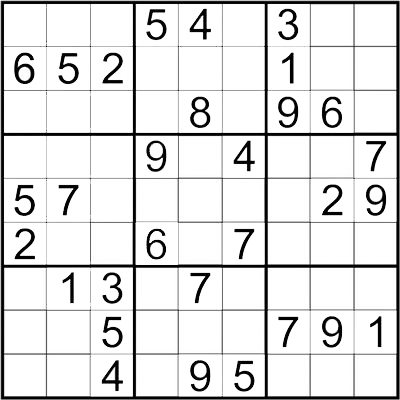
#> input picture 08滤波器/shudu.jpeg, 400 x 400 px
$ python sobel.py   (older library calls are emulated)
#> lines starting #> are read from the running program, lines starting #| are printed output that depends on the picture
"""
高通滤波  ！！！！scale后面的值几乎不用
1.Sobel（索贝尔算子）（高斯）
Sobel(src, ddepth, dx, dy, kszie=3, scale=1, delta=0, borderType=BORDER_DEFAULT)

2.Scharr（沙尔算子）
Scharr(src, ddepth, dx, dy, scale=1, delta=0, borderType=BORDER_DEFAULT)

3.Laplacian(拉普拉斯算子) 可以同时求两个方向的边缘 对噪音敏感，一般先去噪再用拉普拉斯算子
Laplacian(src, ddepth, ksize=1, scale=1, borderType=BORDER_DEFAULT)
"""
import cv2
import numpy as np

img = cv2.imread('shudu.jpeg')
#> img is the input picture: shape (400, 400, 3); min 0, max 255, mean 225.6

# 索贝尔算子y方向边缘
# d1 = cv2.Sobel(img, cv2.CV_64F, 1, 0, ksize=5)
# 索贝尔算子x方向边缘
# d2 = cv2.Sobel(img, cv2.CV_64F, 0, 1, ksize=5)

# 沙尔算子y方向边缘
# d1 = cv2.Scharr(img, cv2.CV_64F, 1, 0)
# 沙尔算子x方向边缘
# d2 = cv2.Scharr(img, cv2.CV_64F, 0, 1)
#
# dst = cv2.add(d1, d2)

# 拉普拉斯算子
ldst = cv2.Laplacian(img, cv2.CV_64F, ksize=5)
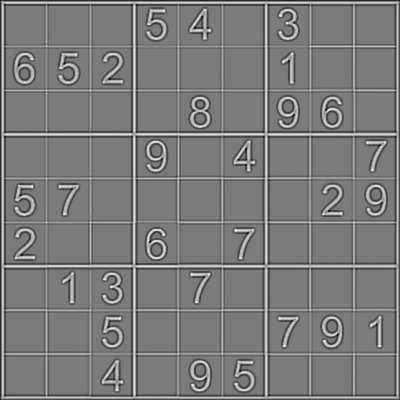
#> ldst: shape (400, 400, 3) float64; min -9566, max 10238, mean -25.1; drawn with min black and max white

# cv2.imshow('d1', d1)
# cv2.imshow('d2', d2)
# cv2.imshow('dst', dst)
cv2.imshow('ldst', ldst)
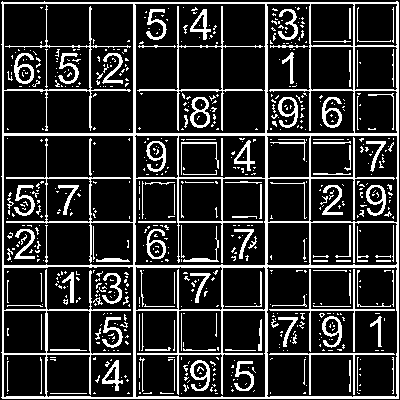
#> window 'ldst': shape (400, 400, 3); 18.7% white in thin lines or dots
cv2.waitKey(0)

$ run again, with 08滤波器/dog.jpeg copied over 08滤波器/shudu.jpeg
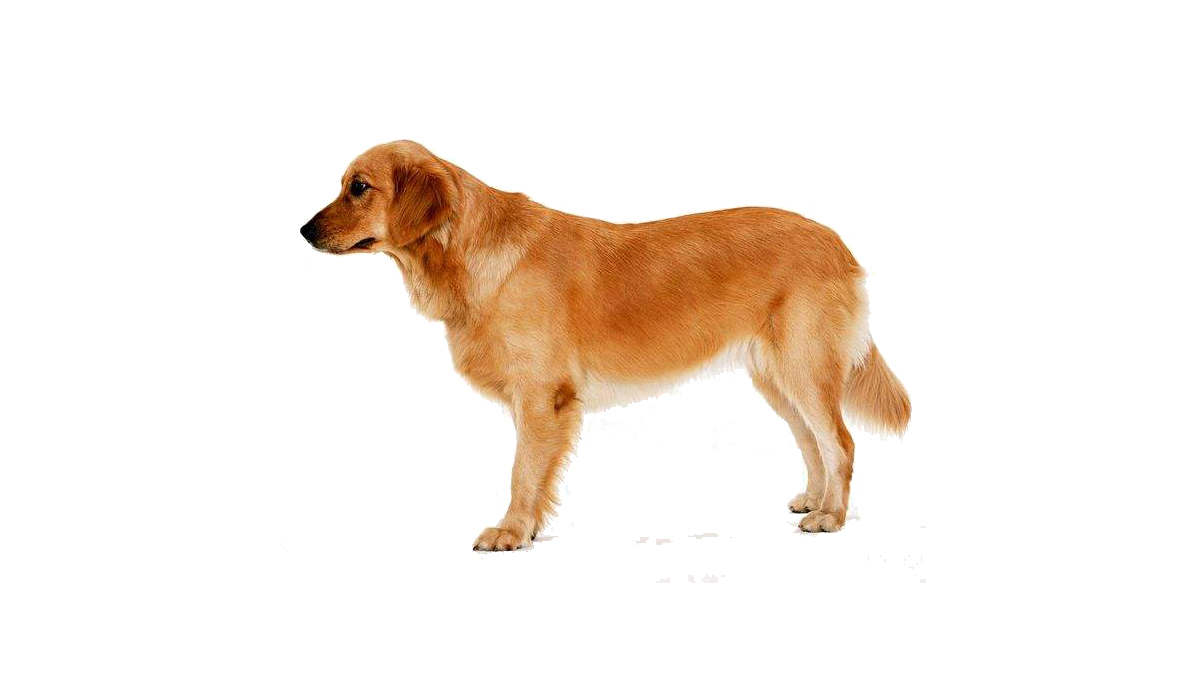
#> input picture 08滤波器/dog.jpeg, 1200 x 675 px
#> img is the input picture: shape (675, 1200, 3); mean B, G, R 230.4, 238.1, 247
#> `ldst = cv2.Laplacian(img, cv2.CV_64F, ksize=5)`:
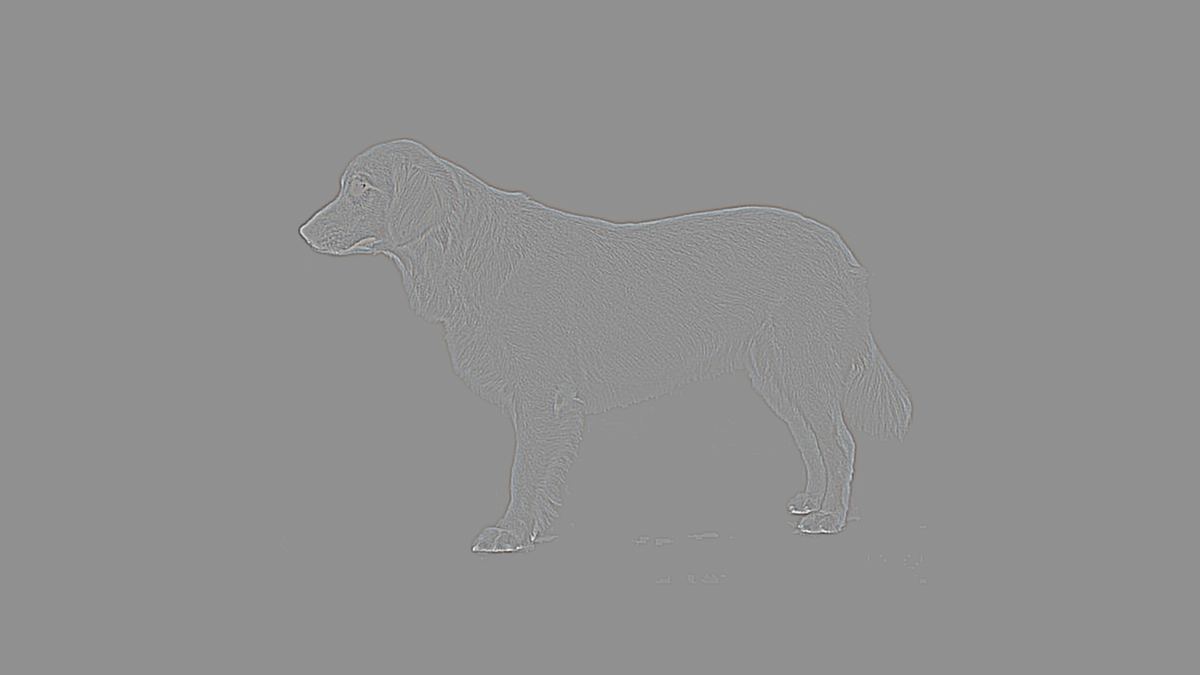
#> ldst: shape (675, 1200, 3) float64; mean B, G, R 0, 0, 0; drawn with min black and max white
#> `cv2.imshow('ldst', ldst)`:
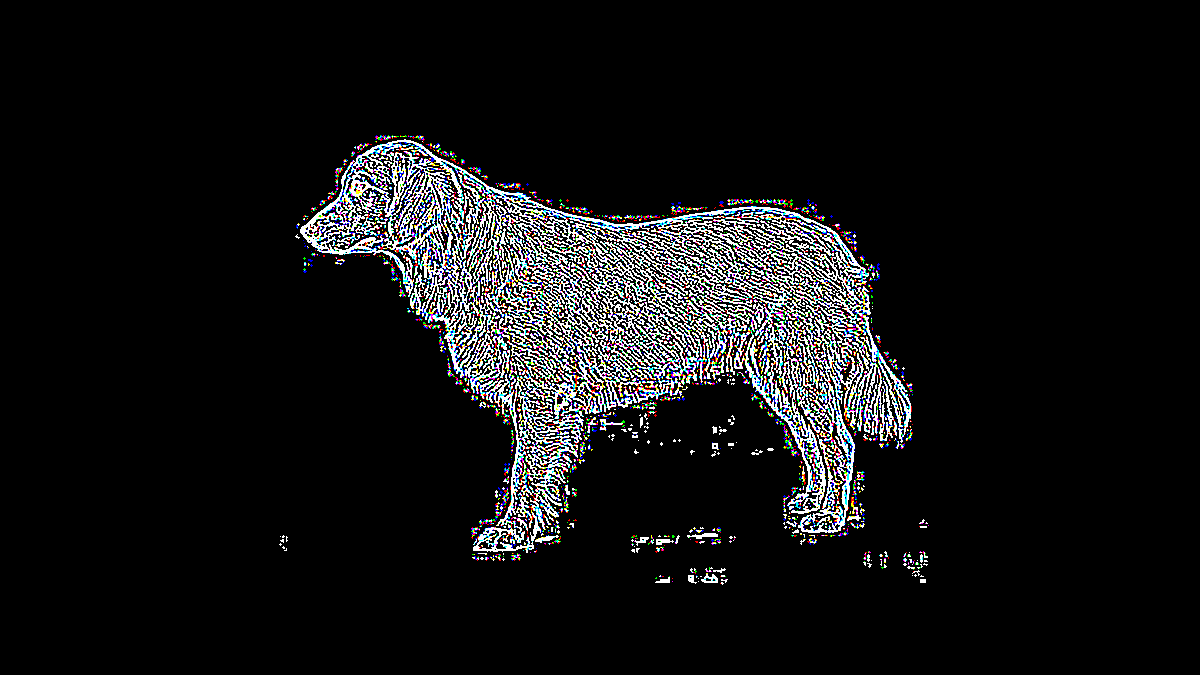
#> window 'ldst': shape (675, 1200, 3); mean B, G, R 20.2, 19.8, 19.6

$ run again, with 08滤波器/hujiao.jpeg copied over 08滤波器/shudu.jpeg
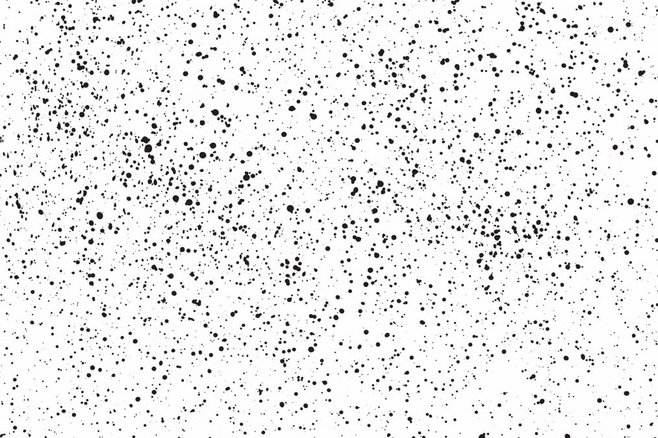
#> input picture 08滤波器/hujiao.jpeg, 658 x 438 px
#> img is the input picture: shape (438, 658, 3); mean B, G, R 235.3, 235.3, 235.3
#> `ldst = cv2.Laplacian(img, cv2.CV_64F, ksize=5)`:
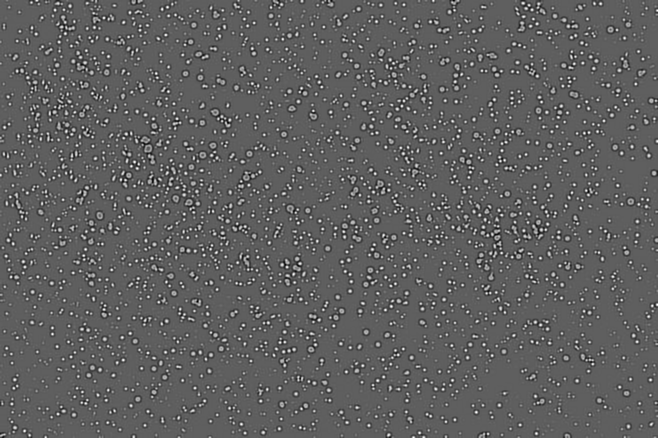
#> ldst: shape (438, 658, 3) float64; mean B, G, R 0.1, 0.1, 0.1; drawn with min black and max white
#> `cv2.imshow('ldst', ldst)`:
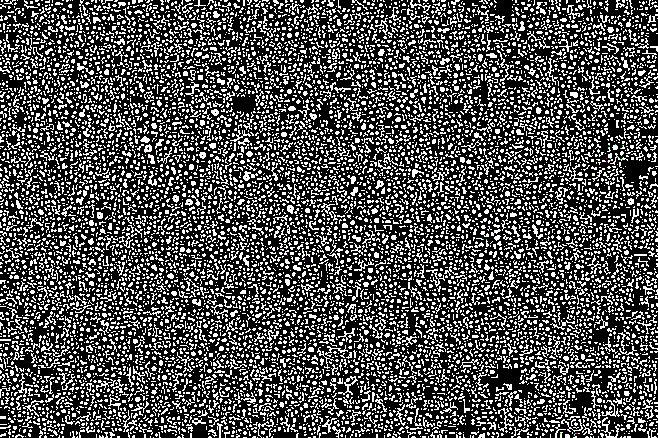
#> window 'ldst': shape (438, 658, 3); mean B, G, R 79.5, 79.5, 79.5
